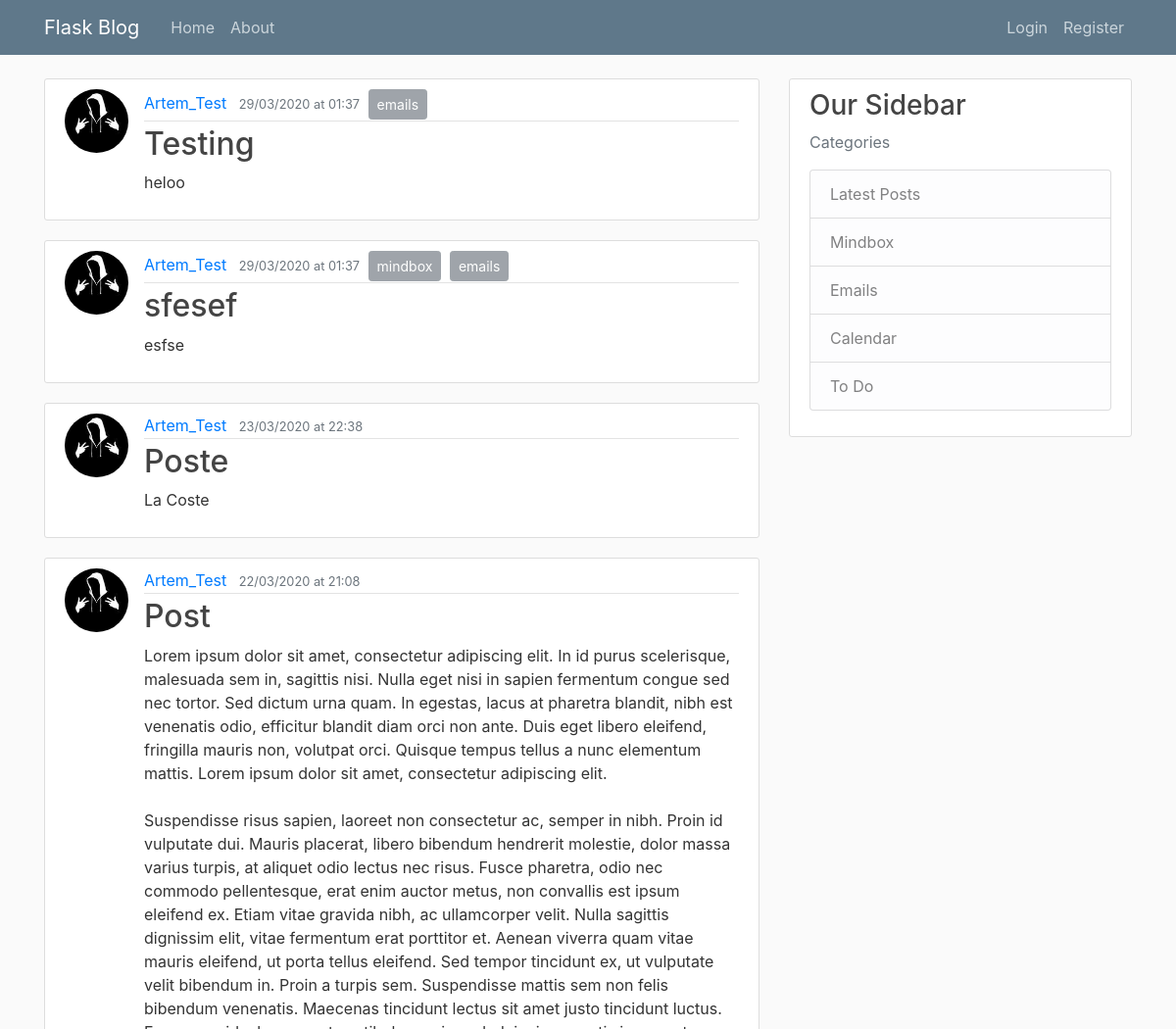
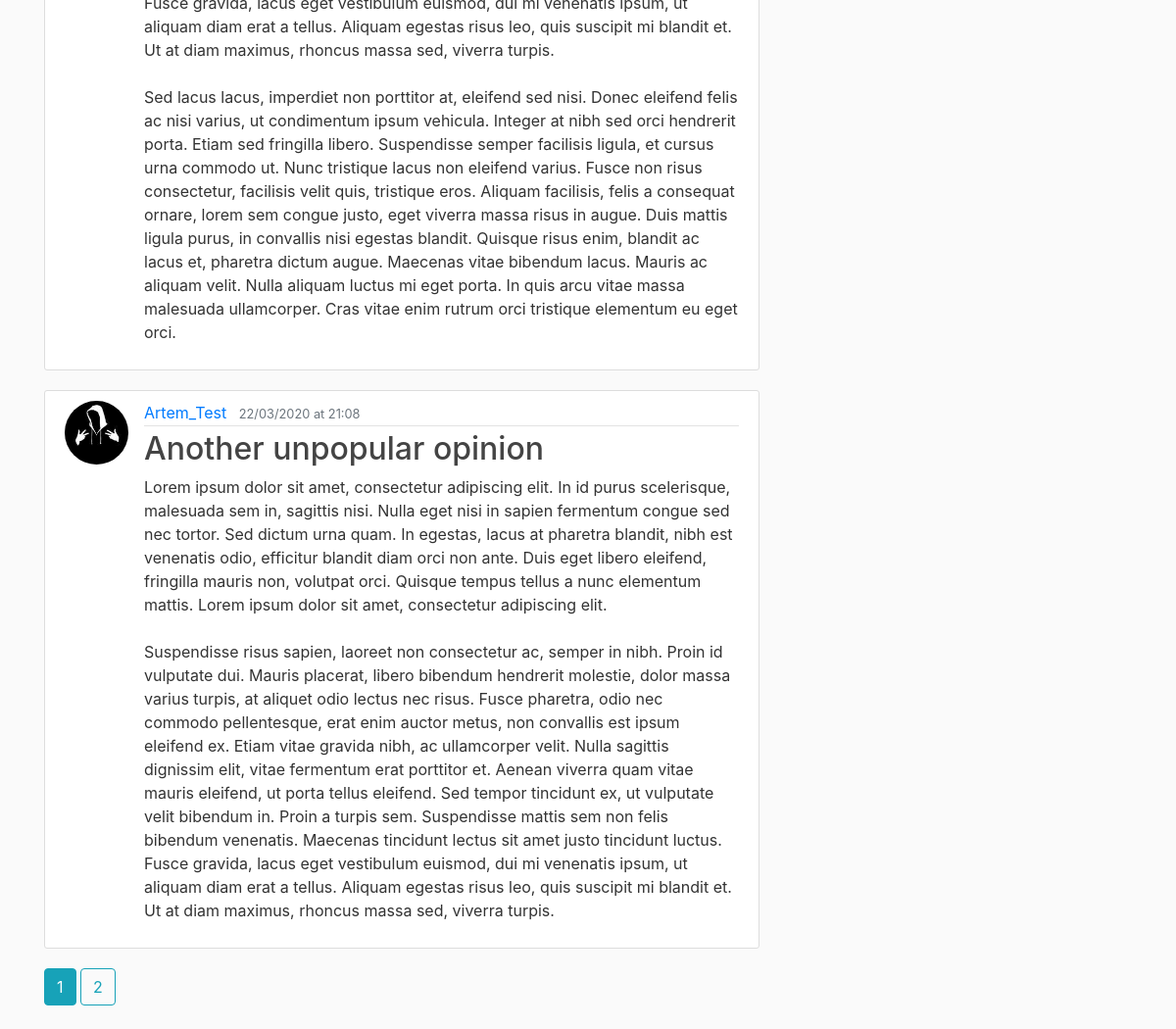
The page /home on the database its author committed (2 pictures, top to bottom).
### flaskblog/models.py (models this page shows, shortened)
class Post(db.Model):
    id = db.Column(db.Integer, primary_key=True)
    title = db.Column(db.String(120), nullable=False)
    date_posted = db.Column(db.DateTime, nullable=False, default=datetime.now(timezone('Europe/Moscow')))
    content = db.Column(db.Text, nullable=False)
    user_id = db.Column(db.Integer, db.ForeignKey('user.id'), nullable=False)
    tags = db.relationship('Tag', secondary=post_tags, backref=db.backref('posts', lazy='dynamic'))

class User(db.Model, UserMixin):
    id = db.Column(db.Integer, primary_key=True)
    username = db.Column(db.String(20), unique=True, nullable=False)
    email = db.Column(db.String(120), unique=True, nullable=False)
    image_file = db.Column(db.String(20), nullable=False, default='default.jpg')
    password = db.Column(db.String(60), nullable=False)
    posts = db.relationship('Post', backref='author', lazy=True)

class Tag(db.Model):
    id = db.Column(db.Integer, primary_key=True)
    name = db.Column(db.String(40), nullable=False)

### flaskblog/main/routes.py (the view)
@main.route('/')
@main.route('/home')
def home():
    page = request.args.get('page', 1, type=int)
    posts = Post.query.order_by(Post.date_posted.desc()).paginate(page=page, per_page=5)
    return render_template('home.html', posts=posts)

### flaskblog/templates/home.html
{% extends "layout.html" %}
{%  block content %}
    {% for post in posts.items %}
        <article class="media content-section">
            <img class="rounded-circle article-img" src="{{ url_for('static', filename='profile_pics/' + post.author.image_file) }}">
            <div class="media-body">
                <div class="article-metadata">
                    <a class="mr-2" href="{{ url_for('users.user_posts', username=post.author.username) }}">{{ post.author.username }}</a>
                        <small class="text-muted">{{ post.date_posted.strftime('%d/%m/%Y at %R') }}</small>
                    {% if post.tags %}
                        {% for tag in post.tags %}
                            <a href="#" class="btn btn-secondary btn-sm disabled ml-1 " tabindex="-1" role="button" aria-disabled="true">{{ tag.name }}</a>
                        {% endfor %}
                    {% endif %}
                </div>
                <h2><a class="article-title" href="{{ url_for('posts.post', post_id=post.id) }}">{{ post.title }}</a></h2>
                <p class="article-content">{{ post.content }}</p>
            </div>
        </article>
    {% endfor %}
    {% for page_num in posts.iter_pages(left_edge=1, right_edge=1, left_current=2, right_current=3) %}
        {% if page_num %}
            {% if posts.page == page_num %}
                <a class="btn btn-info mb-4" href="{{ url_for('main.home', page=page_num) }}">{{ page_num }}</a>
            {% else %}
                <a class="btn btn-outline-info mb-4" href="{{ url_for('main.home', page=page_num) }}">{{ page_num }}</a>
            {% endif %}
        {% else %}
            ...
        {% endif %}
    {% endfor %}
{% endblock content%}

### flaskblog/static/main.css (style rules this page uses)
body { background: #fafafa; color: #333333; margin-top: 5rem; }
h1, h2, h3, h4, h5, h6 { color: #444444; }
.content-section { background: #ffffff; padding: 10px 20px; border: 1px solid #dddddd; border-radius: 3px; margin-bottom: 20px; }
.article-title { color: #444444; }
.article-content { white-space: pre-line; }
.article-img { height: 65px; width: 65px; margin-right: 16px; }
.article-metadata { padding-bottom: 1px; margin-bottom: 4px; border-bottom: 1px solid #e3e3e3 }

### rows shown on the page
Post: image_file (picture), author.username "Artem_Test", date_posted "29/03/2020 at 01:37", title "Testing", content "heloo"
Tag: name "emails"
Post: image_file (picture), author.username "Artem_Test", date_posted "29/03/2020 at 01:37", title "sfesef", content "esfse"
Tag: name "mindbox"
Post: image_file (picture), author.username "Artem_Test", date_posted "23/03/2020 at 22:38", title "Poste", content "La Coste"
Post: image_file (picture), author.username "Artem_Test", date_posted "22/03/2020 at 21:08", title "Post", content "Lorem ipsum dolor sit amet, consectetur adipiscing elit. In id purus scelerisque, malesuada sem in, sagittis nisi. Nulla eget nisi in sapien fermentum congue sed nec tortor. Sed dictum urna quam. In egestas, lacus at pharetra blandit, nibh est venenatis odio, efficitur blandit diam orci non ante. Duis eget libero eleifend, fringilla mauris non, volutpat orci. Quisque tempus tellus a nunc elementum mattis. Lorem ipsum dolor sit amet, consectetur adipiscing elit. Suspendisse risus sapien, laoreet non consectetur ac, semper in nibh. Proin id vulputate dui. Mauris placerat, libero bibendum hendrerit molestie, dolor massa varius turpis, at aliquet odio lectus nec risus. Fusce pharetra, odio nec…"
Post: image_file (picture), author.username "Artem_Test", date_posted "22/03/2020 at 21:08", title "Another unpopular opinion", content "Lorem ipsum dolor sit amet, consectetur adipiscing elit. In id purus scelerisque, malesuada sem in, sagittis nisi. Nulla eget nisi in sapien fermentum congue sed nec tortor. Sed dictum urna quam. In egestas, lacus at pharetra blandit, nibh est venenatis odio, efficitur blandit diam orci non ante. Duis eget libero eleifend, fringilla mauris non, volutpat orci. Quisque tempus tellus a nunc elementum mattis. Lorem ipsum dolor sit amet, consectetur adipiscing elit. Suspendisse risus sapien, laoreet non consectetur ac, semper in nibh. Proin id vulputate dui. Mauris placerat, libero bibendum hendrerit molestie, dolor massa varius turpis, at aliquet odio lectus nec risus. Fusce pharetra, odio nec…"

### other values the page prints
{{ page_num }} "1"
{{ page_num }} "2"
